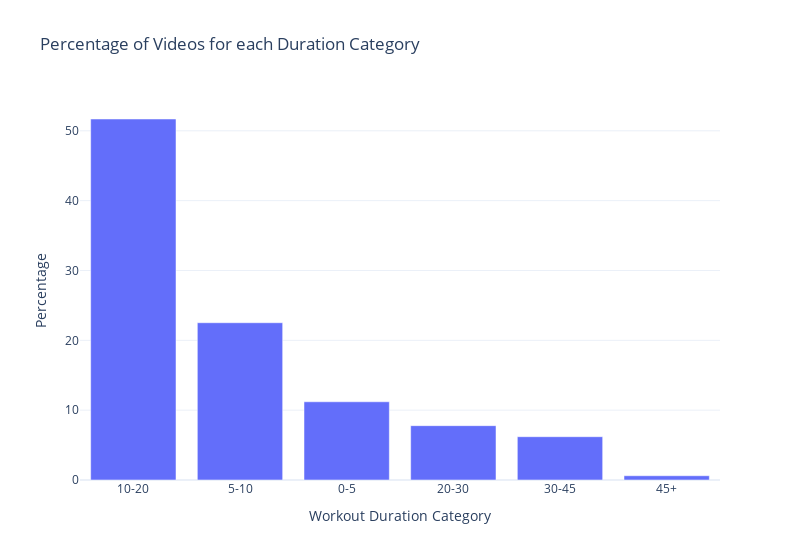

The notebook cell this image was saved under:
### Code cell
df = videos_df['duration_category'].value_counts(normalize = True).reset_index(name='percentage').rename(columns={'index': 'duration_category'})
df['percentage'] = df['percentage'].round(4) * 100
df['duration_category'] = pd.Categorical(df['duration_category'], categories=desired_order, ordered=True)

fig = px.bar(df, 
             x = 'duration_category', 
             y = 'percentage', 
             title="Percentage of Videos for each Duration Category",
             labels={'duration_category':'Workout Duration Category','percentage':'Percentage'},
             width=800)
fig.show()

### Figure 1 — Plotly figure (JSON) as saved in the notebook; plotly's stock layout.template omitted (floating-point values rounded to 4 significant figures)
{"data": [{"alignmentgroup": "True", "hovertemplate": "Workout Duration Category=%{x}<br>Percentage=%{y}<extra></extra>", "legendgroup": "", "marker": {"color": "#636efa", "pattern": {"shape": ""}}, "name": "", "offsetgroup": "", "orientation": "v", "showlegend": false, "textposition": "auto", "type": "bar", "x": ["10-20", "5-10", "0-5", "20-30", "30-45", "45+"], "xaxis": "x", "y": [51.69, 22.52, 11.2, 7.78, 6.2, 0.61], "yaxis": "y"}], "layout": {"barmode": "relative", "legend": {"tracegroupgap": 0}, "title": {"text": "Percentage of Videos for each Duration Category"}, "width": 800, "xaxis": {"anchor": "y", "domain": [0, 1], "title": {"text": "Workout Duration Category"}}, "yaxis": {"anchor": "x", "domain": [0, 1], "title": {"text": "Percentage"}}}}
